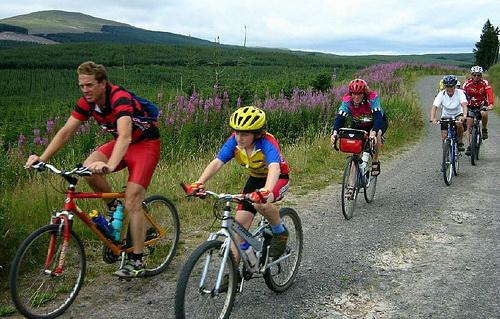
//> input picture opencv/sources/samples/data/dnn/rgb.jpg, 500 x 319 px
$ ./cornerHarris_Demo ../../../data/dnn/rgb.jpg   (built with g++ and OpenCV 4)
//> lines starting //> are read from the running program, lines starting //| are printed output that depends on the picture
/**
 * @function cornerHarris_Demo.cpp
 * @brief Demo code for detecting corners using Harris-Stephens method
 * @author OpenCV team
 */

#include "opencv2/highgui.hpp"
#include "opencv2/imgproc.hpp"
#include <iostream>

using namespace cv;
using namespace std;

/// Global variables
Mat src, src_gray;
int thresh = 200;
int max_thresh = 255;

const char* source_window = "Source image";
const char* corners_window = "Corners detected";

/// Function header
void cornerHarris_demo( int, void* );

/**
 * @function main
 */
int main( int argc, char** argv )
{
  /// Load source image and convert it to gray
  CommandLineParser parser( argc, argv, "{@input | ../data/building.jpg | input image}" );
  src = imread( parser.get<String>( "@input" ), IMREAD_COLOR );
//> src is the input picture: 319 rows x 500 cols, CV_8UC3; mean B, G, R 97.6, 112, 107.7
  if ( src.empty() )
  {
    cout << "Could not open or find the image!\n" << endl;
    cout << "Usage: " << argv[0] << " <Input image>" << endl;
    return -1;
  }
  cvtColor( src, src_gray, COLOR_BGR2GRAY );
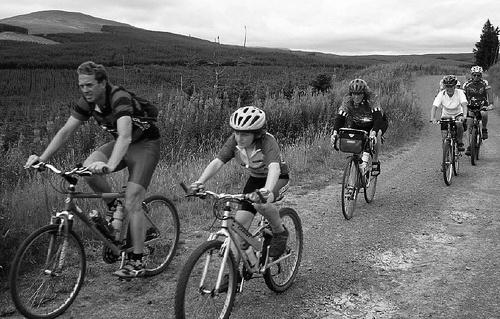
//> src_gray: 319 rows x 500 cols, CV_8UC1; min 0, max 255, mean 109.1

  /// Create a window and a trackbar
  namedWindow( source_window, WINDOW_AUTOSIZE );
  createTrackbar( "Threshold: ", source_window, &thresh, max_thresh, cornerHarris_demo );
  imshow( source_window, src );

  cornerHarris_demo( 0, 0 );

  waitKey(0);
  return(0);
}

/**
 * @function cornerHarris_demo
 * @brief Executes the corner detection and draw a circle around the possible corners
 */
void cornerHarris_demo( int, void* )
{

  Mat dst, dst_norm, dst_norm_scaled;
  dst = Mat::zeros( src.size(), CV_32FC1 );

  /// Detector parameters
  int blockSize = 2;
  int apertureSize = 3;
  double k = 0.04;

  /// Detecting corners
  cornerHarris( src_gray, dst, blockSize, apertureSize, k, BORDER_DEFAULT );
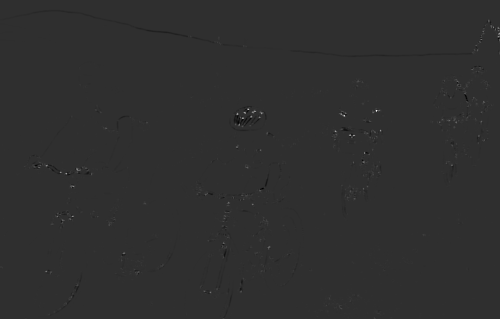
//> dst: 319 rows x 500 cols, CV_32FC1; min -0.0177, max 0.0778, mean 3.47e-05; drawn with min black and max white

  /// Normalizing
  normalize( dst, dst_norm, 0, 255, NORM_MINMAX, CV_32FC1, Mat() );
  convertScaleAbs( dst_norm, dst_norm_scaled );

  /// Drawing a circle around corners
  for( int j = 0; j < dst_norm.rows ; j++ )
     { for( int i = 0; i < dst_norm.cols; i++ )
          {
            if( (int) dst_norm.at<float>(j,i) > thresh )
              {
               circle( dst_norm_scaled, Point( i, j ), 5,  Scalar(0), 2, 8, 0 );
              }
          }
     }
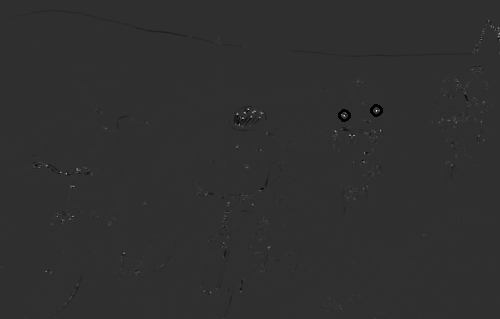
//> dst_norm_scaled: 319 rows x 500 cols, CV_8UC1; min 0, max 255, mean 47.1
  /// Showing the result
  namedWindow( corners_window, WINDOW_AUTOSIZE );
  imshow( corners_window, dst_norm_scaled );
}
